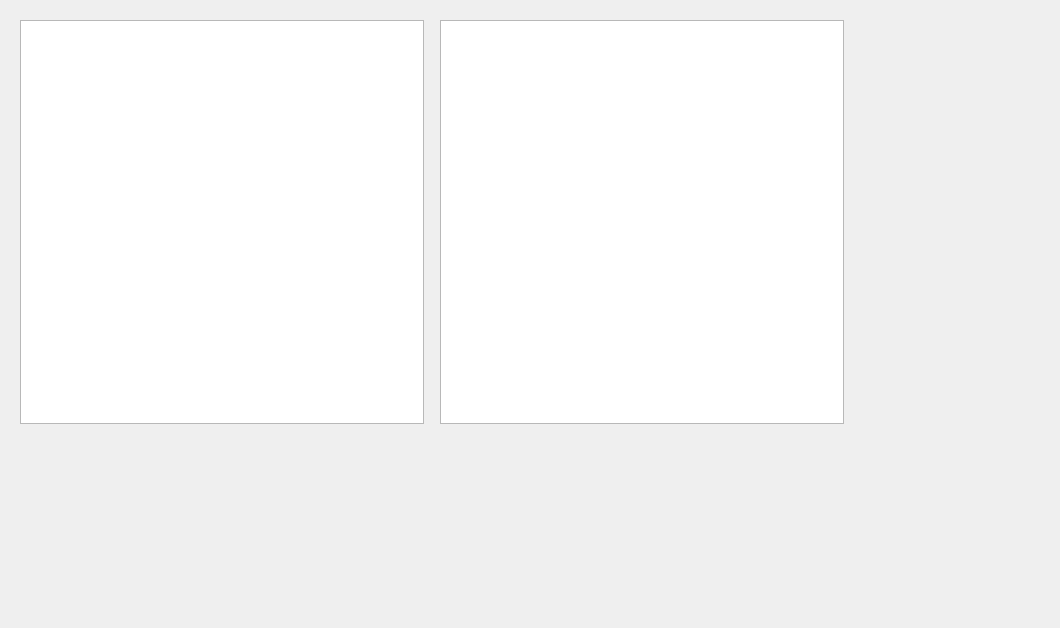
<?xml version="1.0" encoding="UTF-8"?>
<ui version="4.0">
 <class>Widget</class>
 <widget class="QWidget" name="Widget">
  <property name="geometry">
   <rect>
    <x>0</x>
    <y>0</y>
    <width>1060</width>
    <height>628</height>
   </rect>
  </property>
  <property name="windowTitle">
   <string>Battleships</string>
  </property>
  <widget class="QGraphicsView" name="graphicsView">
   <property name="geometry">
    <rect>
     <x>20</x>
     <y>20</y>
     <width>404</width>
     <height>404</height>
    </rect>
   </property>
  </widget>
  <widget class="QGraphicsView" name="graphicsView_2">
   <property name="geometry">
    <rect>
     <x>440</x>
     <y>20</y>
     <width>404</width>
     <height>404</height>
    </rect>
   </property>
  </widget>
 </widget>
 <layoutdefault spacing="6" margin="11"/>
 <resources/>
 <connections/>
</ui>
